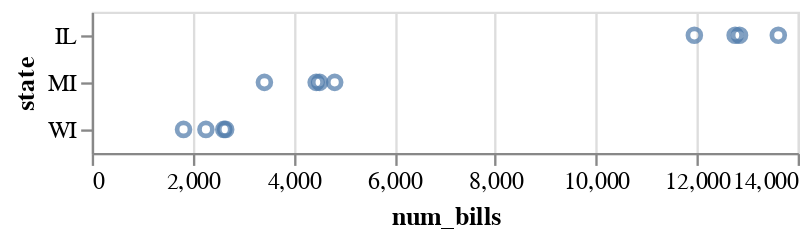

Write notebook code for a chart like this one.
### Code cell
# Example 1
# We use encodings to map our data to particular dimensions.
# Altair will make then make appropriate choices based upon the type of data.

chart.mark_point().encode(
    y="state",
    x="num_bills"
)

### Figure 1 — Vega-Lite specification as saved in the notebook (floating-point values rounded to 4 significant figures)
{"config": {"view": {"continuousWidth": 300, "continuousHeight": 300}}, "data": {"name": "data-7819b1facf2e5fc9998dcf4cad0b99f8"}, "mark": {"type": "point"}, "encoding": {"x": {"field": "num_bills", "type": "quantitative"}, "y": {"field": "state", "type": "nominal"}}, "$schema": "https://vega.github.io/schema/vega-lite/v5.20.1.json", "datasets": {"data-7819b1facf2e5fc9998dcf4cad0b99f8": [{"state": "IL", "session_start_year": 2017, "num_bills": 13616}, {"state": "IL", "session_start_year": 2019, "num_bills": 12760}, {"state": "IL", "session_start_year": 2021, "num_bills": 12847}, {"state": "IL", "session_start_year": 2023, "num_bills": 11951}, {"state": "MI", "session_start_year": 2017, "num_bills": 4818}, {"state": "MI", "session_start_year": 2019, "num_bills": 4450}, {"state": "MI", "session_start_year": 2021, "num_bills": 4520}, {"state": "MI", "session_start_year": 2023, "num_bills": 3424}, {"state": "WI", "session_start_year": 2017, "num_bills": 1820}, {"state": "WI", "session_start_year": 2019, "num_bills": 2264}, {"state": "WI", "session_start_year": 2021, "num_bills": 2618}, {"state": "WI", "session_start_year": 2023, "num_bills": 2656}]}}
